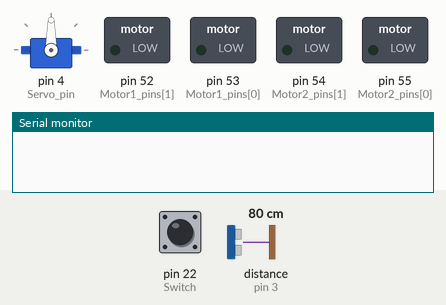
Recording of a sketch running on a simulated Arduino Mega 2560, built with avr-gcc and run on an emulated ATmega2560. Shown: servo, switched loads named in the sketch (green lamp = pin HIGH), the last lines printed to the serial monitor. The inputs (shaded band) are chosen by the test bench; at power-on: pin 22 (Switch) HIGH, distance to the obstacle (sensor on pin 3) 80 cm. Random numbers use the default seed unless the sketch sets one.

Above: at 1.2 s.
1.3 s: pin 22 (Switch) pulled LOW for 0.15 s
At 1.7 s:
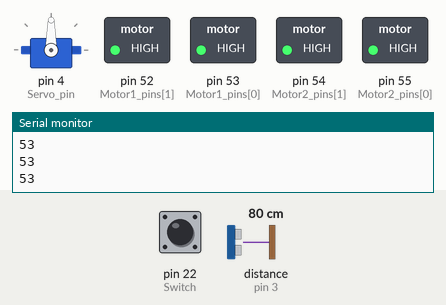
At 51.45 s:
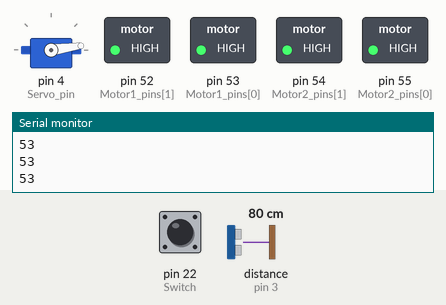
Timing chart, 0 to 53.1 s (numbered marks = the images above; inputs shaded):
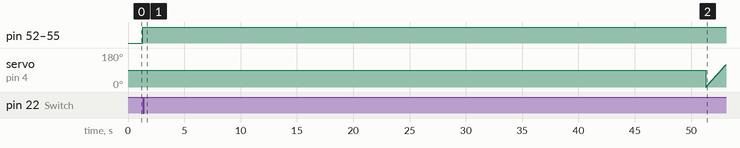

The sketch:

Uselessino2.0.ino
```cpp
#include <SR04.h>
#include <Servo.h>

int Sensor[]={2,3};
int Motor1_pins[]={53,52};
int Motor2_pins[]={55,54};
int Switch=22;
int Servo_pin=4;
int pos=0;
int rand_modes=3;
int rand_int=0;

long a;

SR04 sr04=SR04(Sensor[0],Sensor[1]);
Servo servo;

void setup() {
  pinMode(Motor1_pins[0],OUTPUT);
  pinMode(Motor1_pins[1],OUTPUT);
  pinMode(Motor2_pins[0],OUTPUT);
  pinMode(Motor2_pins[1],OUTPUT);
  pinMode(Switch,INPUT);
  servo.attach(Servo_pin);
  Serial.begin(9600);
}
void MotorMove(int m1,int m2,int m3,int m4){
  int a[]={m1,m2,m3,m4};
  for(int i=0;i < (sizeof(a)/sizeof(int));i++){//WRONG DO IT THE LONG WAY
      digitalWrite(a[i],HIGH);
      digitalWrite(a[i+2],LOW);
      Serial.println(m1);
  }
}
void StopWheel(){
  int a[]={Motor1_pins[0],Motor1_pins[1],Motor2_pins[0],Motor2_pins[1]};
  for(int i;i==5;i++){
    digitalWrite(a[i],LOW);
  }
}
void TurnOff(){
  for (pos = 0; pos <= 180; pos += 1){
    servo.write(pos);
    delay(15);
  }for (pos = 180; pos >= 0; pos -= 1){
    servo.write(pos);
    delay(15);
  }
}
void loop() {
  int dis=sr04.Distance();
  if(digitalRead(Switch)==0){
    rand_int=random(0,2);
    switch(rand_int){
      case 0:
        TurnOff();
        break;
      case 1:
        MotorMove(Motor1_pins[0],Motor1_pins[1],Motor2_pins[0],Motor2_pins[1]);
        delay(50000);
        StopWheel();
        TurnOff();
        break;
    }
  }
}
```

Measured:
- after the input at 1.3 s, pin 52 (Motor1_pins[1]), pin 53 (Motor1_pins[0]), pin 54 (Motor2_pins[1]), pin 55 (Motor2_pins[0]): LOW → HIGH at once
